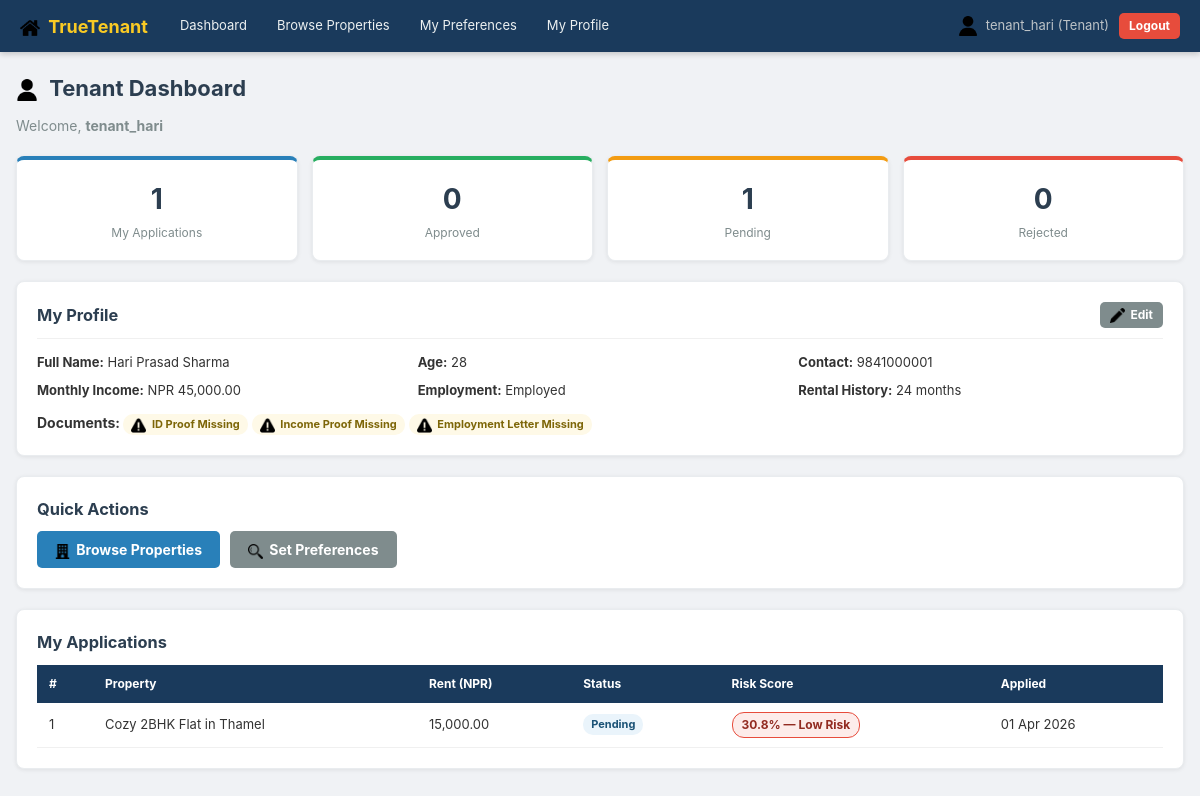
The page /pages/tenant_dashboard.php (signed in) on the database its author committed.
### tables this page shows
CREATE TABLE IF NOT EXISTS tenants (
    id INT AUTO_INCREMENT PRIMARY KEY,
    user_id INT NOT NULL,
    full_name VARCHAR(150) NOT NULL,
    age INT NOT NULL,
    contact VARCHAR(20) NOT NULL,
    address TEXT NOT NULL,
    monthly_income DECIMAL(12,2) NOT NULL,
    employment_status ENUM('employed','self_employed','unemployed','student','student_funded') NOT NULL,
    rental_history_months INT NOT NULL DEFAULT 0,
    reference_text TEXT,
    guarantor_info TEXT,
    id_proof_path VARCHAR(255),
    income_proof_path VARCHAR(255),
    employment_proof_path VARCHAR(255),
    created_at DATETIME DEFAULT CURRENT_TIMESTAMP,
    FOREIGN KEY (user_id) REFERENCES users(id) ON DELETE CASCADE
);

CREATE TABLE IF NOT EXISTS risk_scores (
    id INT AUTO_INCREMENT PRIMARY KEY,
    application_id INT NOT NULL,
    weighted_score DECIMAL(5,4) NOT NULL,
    ml_probability DECIMAL(5,4) NOT NULL,
    final_risk DECIMAL(5,4) NOT NULL,
    is_first_time_renter TINYINT(1) NOT NULL DEFAULT 0,
    calculated_at DATETIME DEFAULT CURRENT_TIMESTAMP,
    FOREIGN KEY (application_id) REFERENCES applications(id) ON DELETE CASCADE
);

CREATE TABLE IF NOT EXISTS applications (
    id INT AUTO_INCREMENT PRIMARY KEY,
    tenant_id INT NOT NULL,
    landlord_id INT DEFAULT NULL,
    property_id INT DEFAULT NULL,
    property_note VARCHAR(255),
    monthly_rent DECIMAL(12,2) NOT NULL DEFAULT 0,
    status ENUM('pending','approved','rejected','under_review') NOT NULL DEFAULT 'pending',
    applied_date DATETIME DEFAULT CURRENT_TIMESTAMP,
    FOREIGN KEY (tenant_id) REFERENCES tenants(id) ON DELETE CASCADE,
    FOREIGN KEY (landlord_id) REFERENCES users(id) ON DELETE SET NULL,
    FOREIGN KEY (property_id) REFERENCES properties(id) ON DELETE SET NULL
);

### php/risk_calculate.php (called while the page is built, shortened)
<?php
function getRiskLabel($score) {
    $score = floatval($score);
    if ($score < 0.4)       return ['label' => 'Low Risk',    'class' => 'risk-low',    'color' => '#27ae60'];
    elseif ($score <= 0.7)  return ['label' => 'Medium Risk', 'class' => 'risk-medium', 'color' => '#f39c12'];
    else                    return ['label' => 'High Risk',   'class' => 'risk-high',   'color' => '#e74c3c'];
}
function formatRiskPercent($score, $decimals = 1) {
    return number_format(floatval($score) * 100, $decimals) . '%';
}
?>

### pages/tenant_dashboard.php (the view, shortened to what this page needs)
<?php
require_once '../php/risk_calculate.php';
$db      = getDB();
$user_id = $_SESSION['user_id'];
$stmt = $db->prepare("SELECT * FROM tenants WHERE user_id = ?");
$stmt->bind_param("i", $user_id);
$stmt->execute();
$profile = $stmt->get_result()->fetch_assoc();
$applications = [];
if ($profile) {
    $tenant_id = $profile['id'];
    $sql = "SELECT a.*, rs.weighted_score, rs.ml_probability, rs.final_risk, rs.is_first_time_renter
            FROM applications a
            LEFT JOIN risk_scores rs ON rs.application_id = a.id
            WHERE a.tenant_id = ?
            ORDER BY a.applied_date DESC";
    $stmt = $db->prepare($sql);
    $stmt->bind_param("i", $tenant_id);
    $stmt->execute();
    $applications = $stmt->get_result()->fetch_all(MYSQLI_ASSOC);
}
$count_approved = 0;
$count_pending  = 0;
$count_rejected = 0;
foreach ($applications as $a) {
    if ($a['status'] === 'pending')  $count_pending++;
}
?>
<!DOCTYPE html>
<html lang="en">
<head>
    <link rel="stylesheet" href="/rental_risk/css/styles.css?v=<?= filemtime(__DIR__ . '/../css/styles.css') ?>">
</head>
<body>
<?php include '../php/navbar.php'; ?>
<div class="container">
    <div class="dashboard-header">
        <h2><img src="/rental_risk/images/user.png" class="heading-icon"> Tenant Dashboard</h2>
        <p>Welcome, <strong><?= htmlspecialchars($_SESSION['username']) ?></strong></p>
    </div>
    <?php if (!$profile): ?>
        <div class="alert alert-info">
            <img src="/rental_risk/images/warning.png" class="inline-icon">
            You have not completed your profile yet.
            <a href="tenant_profile.php?new=1" class="btn btn-primary" style="margin-left:10px">Complete Profile Now</a>
        </div>
    <?php else: ?>
    <div class="stats-row">
        <div class="stat-card">
            <div class="stat-num"><?= count($applications) ?></div>
            <div>My Applications</div>
        </div>
        <div class="stat-card stat-green">
            <div class="stat-num"><?= $count_approved ?></div>
            <div>Approved</div>
        </div>
        <div class="stat-card stat-yellow">
            <div class="stat-num"><?= $count_pending ?></div>
            <div>Pending</div>
        </div>
        <div class="stat-card stat-red">
            <div class="stat-num"><?= $count_rejected ?></div>
            <div>Rejected</div>
        </div>
    </div>
    <div class="card">
        <div class="card-header">
            <h3>My Profile</h3>
            <a href="tenant_profile.php" class="btn btn-sm btn-secondary">
                <img src="/rental_risk/images/pencil.png" class="inline-icon"> Edit
            </a>
        </div>
        <div class="info-grid">
            <div><strong>Full Name:</strong> <?= htmlspecialchars($profile['full_name']) ?></div>
            <div><strong>Age:</strong> <?= $profile['age'] ?></div>
            <div><strong>Contact:</strong> <?= htmlspecialchars($profile['contact']) ?></div>
            <div><strong>Monthly Income:</strong> NPR <?= number_format($profile['monthly_income'], 2) ?></div>
            <div><strong>Employment:</strong> <?= ucfirst(str_replace('_', ' ', $profile['employment_status'])) ?></div>
            <div><strong>Rental History:</strong> <?= $profile['rental_history_months'] ?> months</div>
        </div>
        <div style="margin-top:12px">
            <strong>Documents: </strong>
            <?php
            $docs = [
                'id_proof_path'         => 'ID Proof',
                'income_proof_path'     => 'Income Proof',
                'employment_proof_path' => 'Employment Letter',
            ];
            foreach ($docs as $col => $label):
            ?>
                <?php if (!empty($profile[$col])): ?>
                    <a href="../<?= htmlspecialchars($profile[$col]) ?>" target="_blank" class="btn btn-sm btn-outline">
                        <img src="/rental_risk/images/document.png" class="inline-icon"> <?= $label ?>
                    </a>
                <?php else: ?>
                    <span class="badge badge-warning">
                        <img src="/rental_risk/images/warning.png" class="inline-icon"> <?= $label ?> Missing
                    </span>
                <?php endif; ?>
            <?php endforeach; ?>
        </div>
    </div>
    <div class="card">
        <h3>Quick Actions</h3>
        <div class="btn-group">
            <a href="browse_properties.php" class="btn btn-primary">
                <img src="/rental_risk/images/building.png" class="inline-icon"> Browse Properties
            </a>
            <a href="tenant_preferences.php" class="btn btn-secondary">
                <img src="/rental_risk/images/search.png" class="inline-icon"> Set Preferences
            </a>
        </div>
    </div>
    <div class="card">
        <h3>My Applications</h3>
        <?php if (empty($applications)): ?>
            <p class="text-muted">No applications yet.
                <a href="browse_properties.php">Browse properties and apply now.</a>
            </p>
        <?php else: ?>
        <div class="table-scroll">
        <table class="data-table">
            <thead>
                <tr>
                    <th>#</th><th>Property</th><th>Rent (NPR)</th>
                    <th>Status</th><th>Risk Score</th><th>Applied</th>
                </tr>
            </thead>
            <tbody>
            <?php foreach ($applications as $i => $app):
                $final_risk = $app['final_risk'];
                $risk_info  = ($final_risk !== null) ? getRiskLabel($final_risk) : null;
            ?>
                <tr>
                    <td><?= $i + 1 ?></td>
                    <td><?= htmlspecialchars($app['property_note'] ?? '—') ?></td>
                    <td><?= number_format($app['monthly_rent'], 2) ?></td>
                    <td>
                        <span class="badge status-<?= $app['status'] ?>">
                            <?= ucfirst(str_replace('_', ' ', $app['status'])) ?>
                        </span>
                    </td>
                    <td>
                        <?php if ($risk_info): ?>
                            <span class="risk-badge <?= $risk_info['class'] ?>">
                                <?= formatRiskPercent($final_risk) ?> — <?= $risk_info['label'] ?>
                            </span>
                        <?php else: ?>
                            <span class="text-muted">Pending</span>
                        <?php endif; ?>
                    </td>
                    <td><?= date('d M Y', strtotime($app['applied_date'])) ?></td>
                </tr>
            <?php endforeach; ?>
            </tbody>
        </table>
        </div>
        <?php endif; ?>
    </div>
    <?php endif; ?>
</div>
</body>
</html>

### css/styles.css (style rules this page uses)
*, *::before, *::after { box-sizing: border-box; margin: 0; padding: 0; }
body { font-family: -apple-system, BlinkMacSystemFont, "Segoe UI", Roboto, "Helvetica Neue", Arial, sans-serif; font-size: 14px; background: #f0f2f5; color: #333; line-height: 1.5; -webkit-font-smoothing: antialiased; }
a { color: #2980b9; text-decoration: none; }
h1, h2, h3 { color: #2c3e50; margin-bottom: 10px; }
.container { max-width: 1200px; margin: 0 auto; padding: 20px 16px 40px; }
.btn { display: inline-block; padding: 8px 18px; border: none; border-radius: 5px; cursor: pointer; font-size: 14px; font-family: inherit; font-weight: bold; text-align: center; transition: opacity 0.2s, background 0.2s; text-decoration: none; }
.btn-primary { background: #2980b9; color: white; }
.btn-secondary { background: #7f8c8d; color: white; }
.btn-sm { padding: 4px 10px; font-size: 12px; }
.btn-group { display: flex; gap: 10px; flex-wrap: wrap; }
.card { background: white; border-radius: 8px; padding: 20px; margin-bottom: 20px; box-shadow: 0 1px 4px rgba(0,0,0,0.08); border: 1px solid #e9ecef; }
.card-header { display: flex; justify-content: space-between; align-items: center; margin-bottom: 14px; border-bottom: 1px solid #f0f0f0; padding-bottom: 10px; }
.card-header h3 { margin-bottom: 0; }
.dashboard-header { margin-bottom: 20px; }
.dashboard-header h2 { font-size: 22px; }
.dashboard-header p { color: #7f8c8d; }
.stats-row { display: grid; grid-template-columns: repeat(4, 1fr); gap: 14px; margin-bottom: 20px; }
.stat-card { background: white; border-radius: 8px; padding: 18px 16px; text-align: center; box-shadow: 0 1px 4px rgba(0,0,0,0.08); border-top: 4px solid #2980b9; border-left: 1px solid #e9ecef; border-right: 1px solid #e9ecef; border-bottom: 1px solid #e9ecef; }
.stat-card.stat-red { border-top-color: #e74c3c; }
.stat-card.stat-yellow { border-top-color: #f39c12; }
.stat-card.stat-green { border-top-color: #27ae60; }
.stat-num { font-size: 28px; font-weight: bold; color: #2c3e50; }
.stat-card > div:last-child { font-size: 12px; color: #7f8c8d; margin-top: 4px; }
.table-scroll { overflow-x: auto; }
.data-table { width: 100%; border-collapse: collapse; font-size: 13px; }
.data-table th { background: #1a3a5c; color: white; padding: 10px 12px; text-align: left; font-size: 12px; white-space: nowrap; }
.data-table td { padding: 9px 12px; border-bottom: 1px solid #f0f0f0; vertical-align: middle; }
.risk-badge { display: inline-block; padding: 3px 9px; border-radius: 12px; font-weight: bold; font-size: 12px; }
.risk-low { background: #eafaf1; color: #1e8449; border: 1px solid #27ae60; }
.badge { display: inline-block; padding: 2px 8px; border-radius: 10px; font-size: 11px; font-weight: bold; }
.status-pending { background: #eaf4fb; color: #1a5276; }
.badge-warning { background: #fef9e7; color: #7d6608; }
.info-grid { display: grid; grid-template-columns: 1fr 1fr 1fr; gap: 8px 16px; font-size: 13px; }
.heading-icon { width: 22px; height: 22px; vertical-align: middle; margin-right: 6px; }
.inline-icon { width: 15px; height: 15px; vertical-align: middle; margin-right: 3px; }

### rows shown on the page
tenants: full_name "Hari Prasad Sharma", age "28", contact "9841000001", monthly_income "45,000.00", employment_status "Employed", rental_history_months "24"
risk_scores: application.property_note "Cozy 2BHK Flat in Thamel", application.monthly_rent "15,000.00", application.status "Pending", final_risk "30.8%", final_risk "Low Risk", application.applied_date "01 Apr 2026"

### other values the page prints
$username "tenant_hari"
$role "Tenant"
$_SESSION['username'] "tenant_hari"
count($applications) "1"
$count_approved "0"
$count_pending "1"
$count_rejected "0"
$label "ID Proof"
$label "Income Proof"
$label "Employment Letter"
